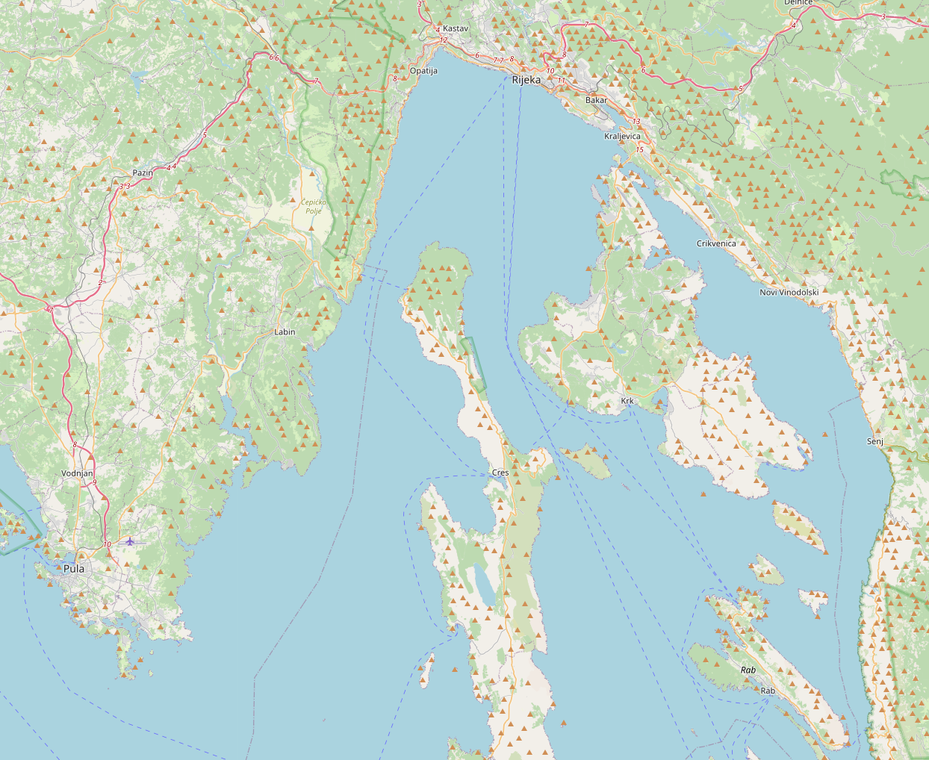
#> input picture scripts/kvarner.png, 929 x 760 px, shrunk from 1244 x 1018 before the run
$ python image_processing.py   (older library calls are emulated)
#> lines starting #> are read from the running program, lines starting #| are printed output that depends on the picture; after the words box and inside, x2 and y2 are one past the last pixel; in counts of white or black regions, pixels touching at a corner belong together

import imageio.v3 as iio
import ipympl
import matplotlib.pyplot as plt
import numpy as np
import skimage as ski
import cv2
import numpy as np
from skimage import io, measure
from scipy import ndimage as nd
from skimage.color import label2rgb
import imghdr

def get_edges(image):
    edges = cv2.Canny(image,100,200)
    indices = np.where(edges != [0])
    return indices

if __name__ == '__main__':

    image_1 = io.imread('kvarner.png')
#> image_1 is the input picture: shape (760, 929, 4); mean R, G, B, A 191.6, 214.6, 203.2, 255
    #plt.imshow(image)
    #plt.show()

    hsv = cv2.cvtColor(image_1, cv2.COLOR_RGB2HSV)
#> hsv: shape (760, 929, 3); mean H, S, V 66.3, 49, 223
    #plt.imshow(hsv)
    #plt.show()
    lower_blue = np.array([80, 60,60])
    upper_blue = np.array([120, 255, 255])
    mask = cv2.inRange(hsv, lower_blue, upper_blue)
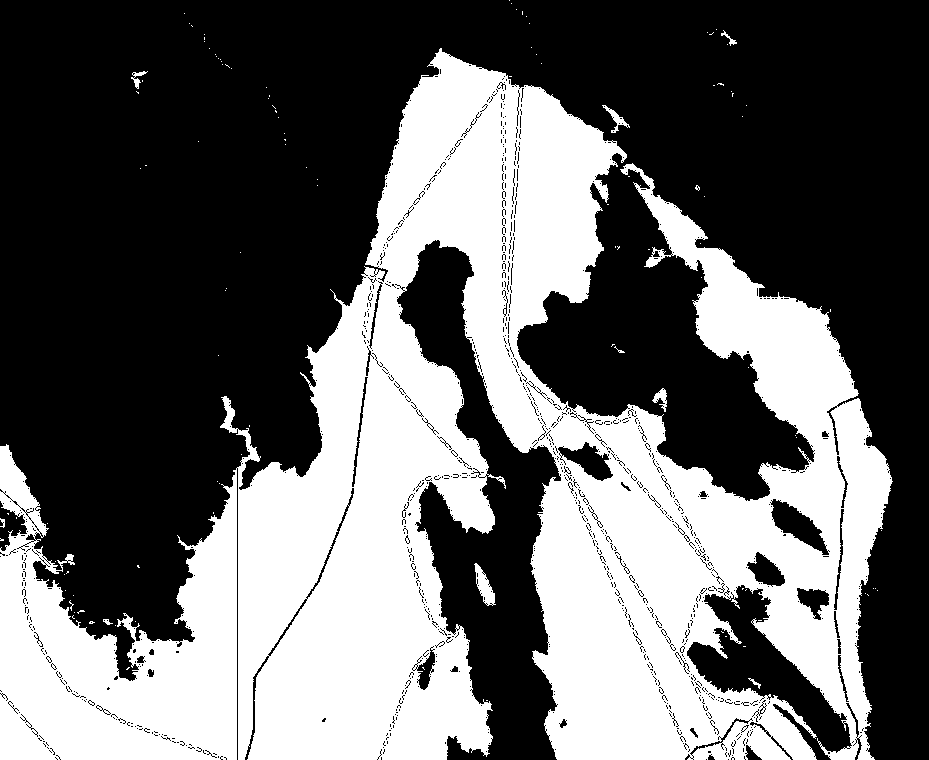
#> mask: shape (760, 929); 39.9% white; 117 white regions (107 under 20 px), largest, box (x1, y1, x2, y2) and area: (0, 48, 893, 760) 280638, (474, 563, 496, 606) 423, (602, 105, 630, 133) 191


    #plt.imshow(mask)
    #plt.show()

    closed = nd.binary_closing(mask, structure=np.ones((7,7)))
#> closed: shape (760, 929) bool; 41.5% white; 63 white regions (55 under 20 px), largest, box (x1, y1, x2, y2) and area: (3, 48, 893, 757) 291793, (474, 563, 496, 606) 456, (602, 105, 630, 133) 228
    #plt.imshow(closed)
    #plt.show()

    label_image = measure.label(closed)
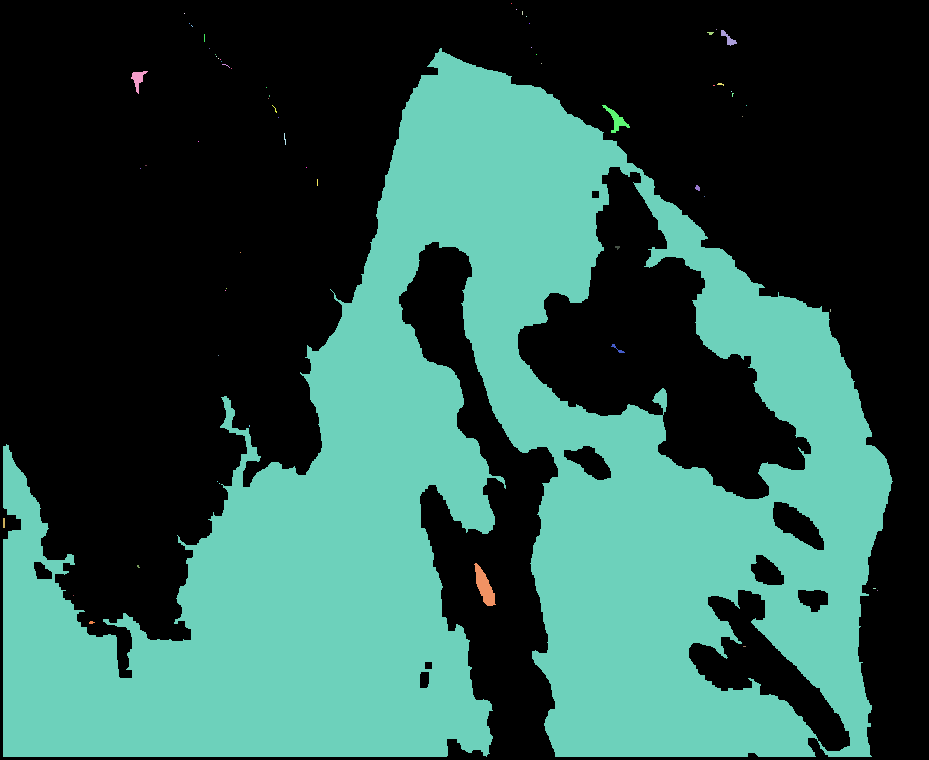
#> label_image: shape (760, 929) int32; 64 distinct labels, from 0 to 63; one colour per label, 0 black
    plt.imshow(label_image)
    plt.show()
    #print(label_image)

    picture_values = []

    rows, cols = label_image.shape
#> rows = 760; cols = 929
    for i in range(rows):
        for j in range(cols):
            k = label_image[i][j]
            if k not in picture_values:
                picture_values.append(k)
            #print(k)
            if k == 28:
                label_image[i][j] = 255
            else:
                label_image[i][j] = 0
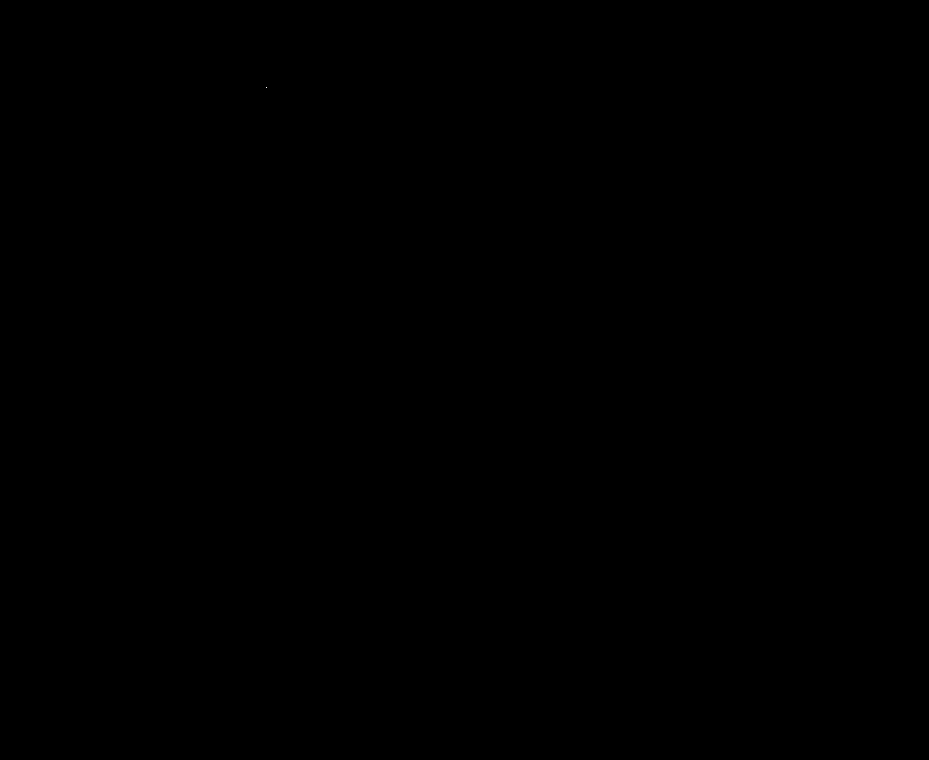
#> label_image: shape (760, 929) int32; 0% white in thin lines or dots, all inside (x1, y1, x2, y2) = (266, 87, 267, 88)
#> after the loop, picture_values = 64 values from 0 to 63
    # [9 lines of commented-out code are left out]

    plt.imsave('kvarner_bw.png', label_image,cmap='gray')

    image_uint8 = image_1.astype(np.uint8)
    img_blur = cv2.GaussianBlur(image_uint8,(5,5),0)
    sobelx = cv2.Sobel(src=img_blur, ddepth=cv2.CV_64F, dx=1, dy=0, ksize=5) # Sobel Edge Detection on the X axis
    sobely = cv2.Sobel(src=img_blur, ddepth=cv2.CV_64F, dx=0, dy=1, ksize=5) # Sobel Edge Detection on the Y axis
    sobelxy = cv2.Sobel(src=img_blur, ddepth=cv2.CV_64F, dx=1, dy=1, ksize=5) # Combined X and Y Sobel Edge Detection
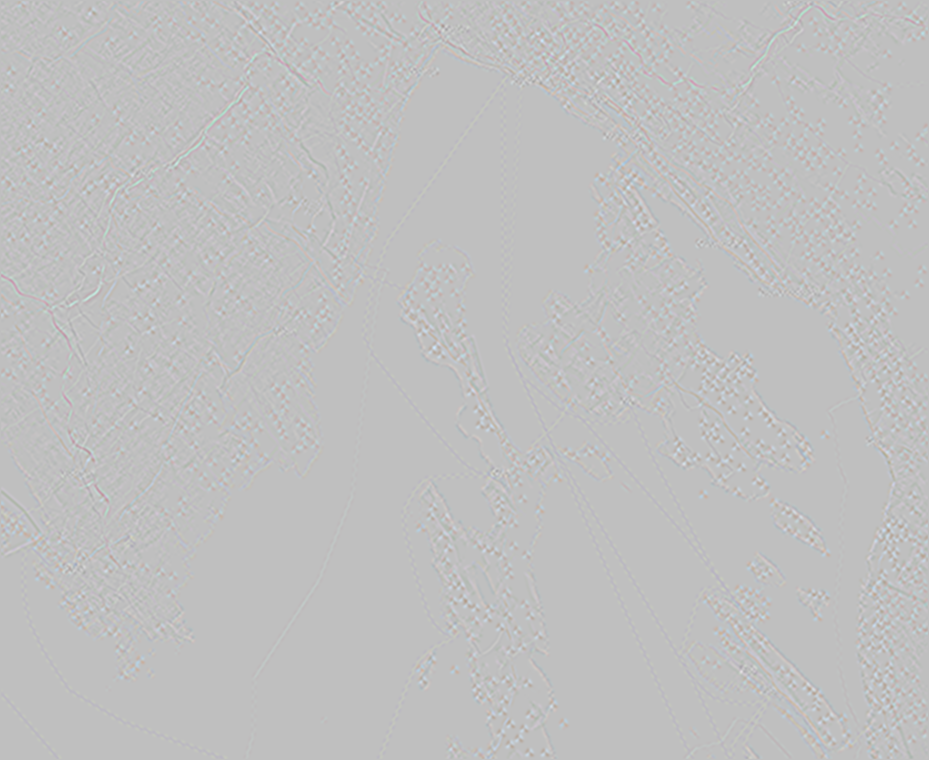
#> sobelxy: shape (760, 929, 4) float64; mean R, G, B, A 0, 0, 0, 0; transparent parts drawn white
    #Display Sobel Edge Detection Images
    cv2.imshow('Sobel X Y using Sobel() function', sobelxy)
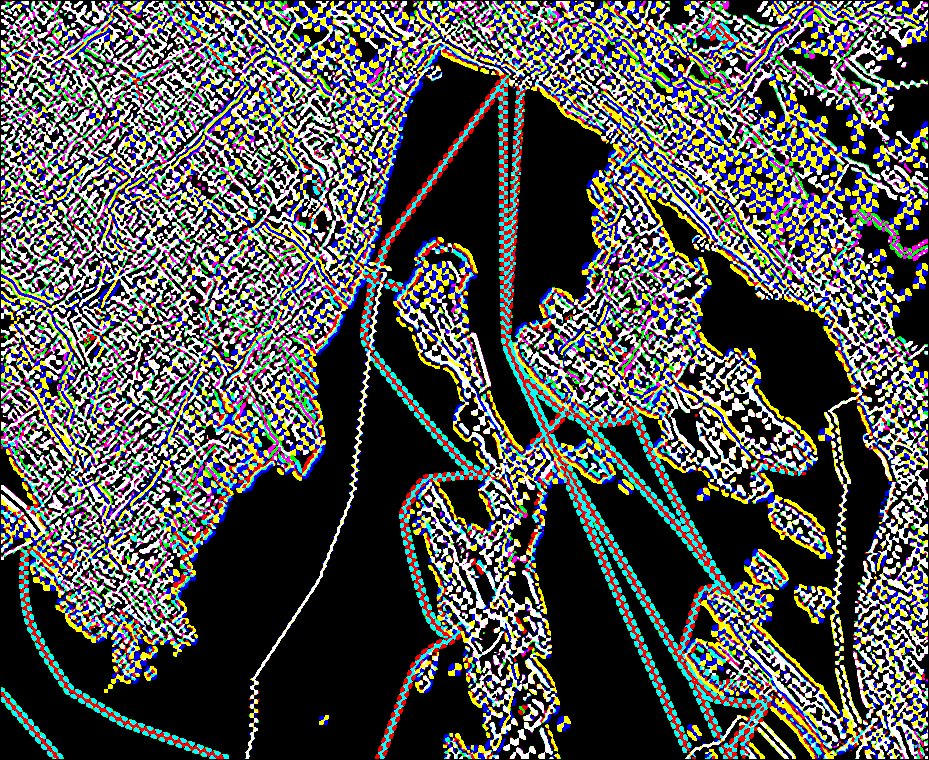
#> window 'Sobel X Y using Sobel() functi': shape (760, 929, 4); mean B, G, R, A 81.4, 84.2, 83, 0

    # Canny Edge Detection
    edges = cv2.Canny(image=img_blur, threshold1=100, threshold2=200) # Canny Edge Detection
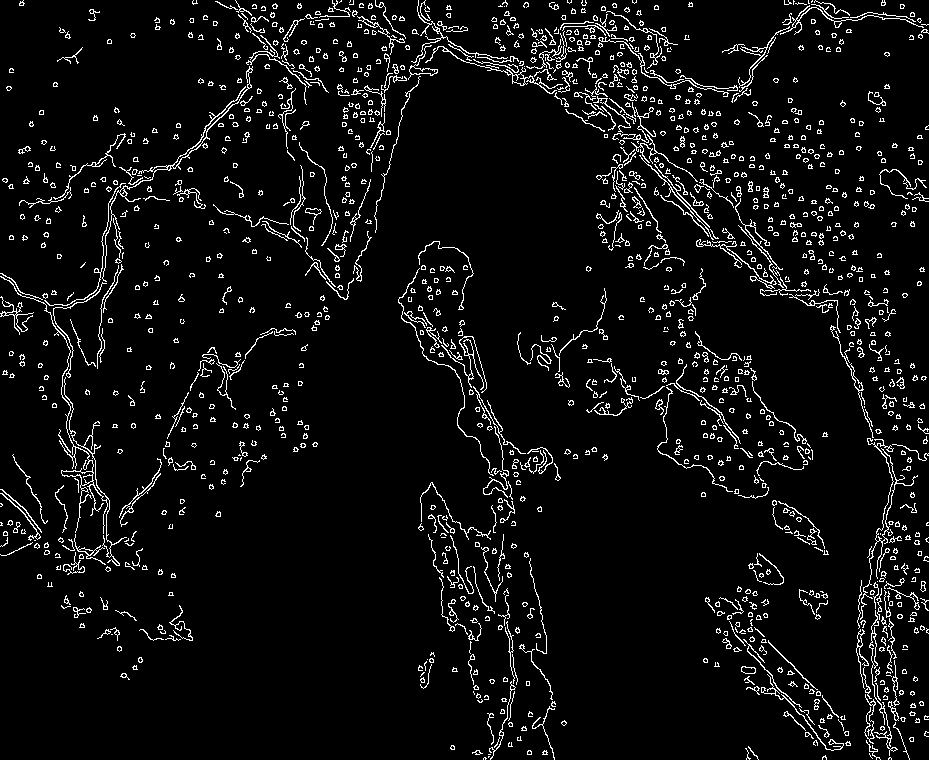
#> edges: shape (760, 929); 5.8% white in thin lines or dots
    # Display Canny Edge Detection Image
    #cv2.imshow('Canny Edge Detection', edges)
    #cv2.waitKey(0)
